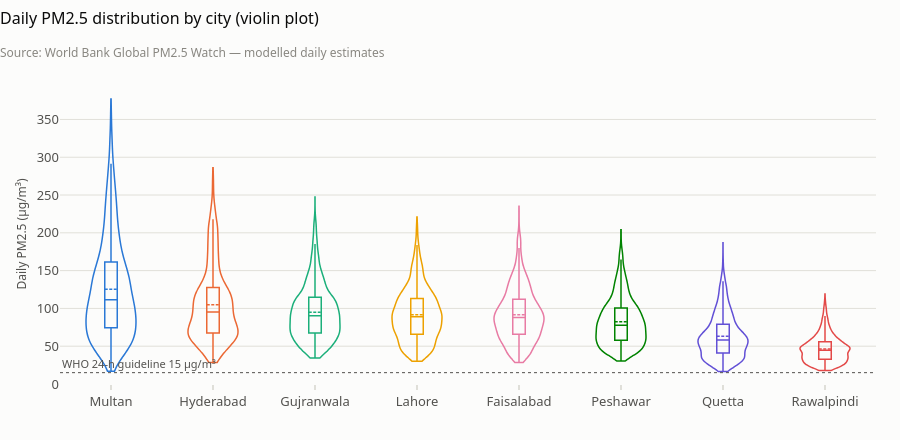

This figure's notebook cell:
### Code cell
charts.box_violin(d, kind='violin')

### Figure 1 — Plotly figure (JSON) as saved in the notebook; plotly's stock layout.template omitted (floating-point values rounded to 4 significant figures; data arrays with more than 128 entries replaced by an {"elided": "..."} marker saying what was removed)
{"data": [{"box": {"visible": true}, "fillcolor": "rgba(0,0,0,0)", "hoverinfo": "y", "line": {"color": "#2a78d6", "width": 1.5}, "meanline": {"visible": true}, "name": "Multan", "points": false, "spanmode": "hard", "type": "violin", "y": {"elided": "2797 float values"}}, {"box": {"visible": true}, "fillcolor": "rgba(0,0,0,0)", "hoverinfo": "y", "line": {"color": "#eb6834", "width": 1.5}, "meanline": {"visible": true}, "name": "Hyderabad", "points": false, "spanmode": "hard", "type": "violin", "y": {"elided": "2797 float values"}}, {"box": {"visible": true}, "fillcolor": "rgba(0,0,0,0)", "hoverinfo": "y", "line": {"color": "#1baf7a", "width": 1.5}, "meanline": {"visible": true}, "name": "Gujranwala", "points": false, "spanmode": "hard", "type": "violin", "y": {"elided": "2797 float values"}}, {"box": {"visible": true}, "fillcolor": "rgba(0,0,0,0)", "hoverinfo": "y", "line": {"color": "#eda100", "width": 1.5}, "meanline": {"visible": true}, "name": "Lahore", "points": false, "spanmode": "hard", "type": "violin", "y": {"elided": "2797 float values"}}, {"box": {"visible": true}, "fillcolor": "rgba(0,0,0,0)", "hoverinfo": "y", "line": {"color": "#e87ba4", "width": 1.5}, "meanline": {"visible": true}, "name": "Faisalabad", "points": false, "spanmode": "hard", "type": "violin", "y": {"elided": "2797 float values"}}, {"box": {"visible": true}, "fillcolor": "rgba(0,0,0,0)", "hoverinfo": "y", "line": {"color": "#008300", "width": 1.5}, "meanline": {"visible": true}, "name": "Peshawar", "points": false, "spanmode": "hard", "type": "violin", "y": {"elided": "2797 float values"}}, {"box": {"visible": true}, "fillcolor": "rgba(0,0,0,0)", "hoverinfo": "y", "line": {"color": "#6250d6", "width": 1.5}, "meanline": {"visible": true}, "name": "Quetta", "points": false, "spanmode": "hard", "type": "violin", "y": {"elided": "2797 float values"}}, {"box": {"visible": true}, "fillcolor": "rgba(0,0,0,0)", "hoverinfo": "y", "line": {"color": "#e34948", "width": 1.5}, "meanline": {"visible": true}, "name": "Rawalpindi", "points": false, "spanmode": "hard", "type": "violin", "y": {"elided": "2797 float values"}}], "layout": {"annotations": [{"font": {"color": "#52514e", "size": 11}, "showarrow": false, "text": "WHO 24-h guideline 15 µg/m³", "x": 0, "xanchor": "left", "xref": "x domain", "y": 15.0, "yanchor": "bottom", "yref": "y"}], "height": 440, "shapes": [{"line": {"color": "#52514e", "dash": "dot", "width": 1}, "type": "line", "x0": 0, "x1": 1, "xref": "x domain", "y0": 15.0, "y1": 15.0, "yref": "y"}], "showlegend": false, "title": {"subtitle": {"text": "Source: World Bank Global PM2.5 Watch — modelled daily estimates"}, "text": "Daily PM2.5 distribution by city (violin plot)"}, "yaxis": {"rangemode": "tozero", "title": {"text": "Daily PM2.5 (µg/m³)"}}}}
